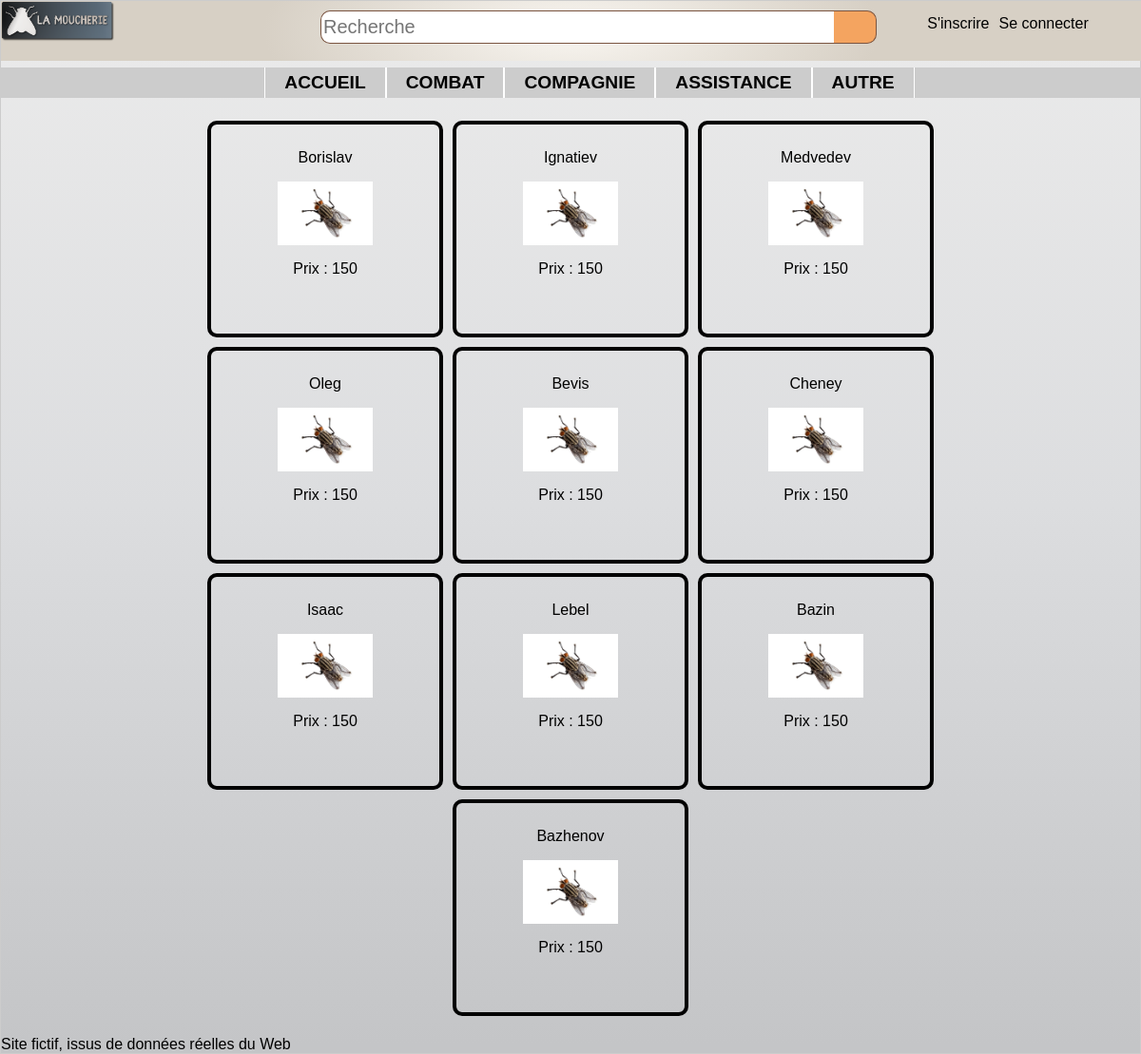
Screenshot of /controler/main.ctrl.php?cat=1 with the database file from the repository.
### tables this page shows
CREATE TABLE categorie (
	id INTEGER PRIMARY KEY,
	nom TEXT,
	pere INTEGER,
	FOREIGN KEY(pere) REFERENCES categorie(id)
);

CREATE TABLE article (
	ref INTEGER PRIMARY KEY,
	libelle TEXT,
	description TEXT,
	categorie INTEGER,
	prix REAL,
	image TEXT,
	FOREIGN KEY(categorie) REFERENCES categorie(id)
);

### controler/articles.ctrl.php (called while the page is built, shortened)
<?php
if (isset($_GET['cat']))
  $cat = $_GET['cat'];
else
  $cat = 0;
if (isset($_GET['ref'])){
  $ref = $_GET['ref'];
  if (isset($_GET['pred'])){
    $articles = $dao->prec($ref, $cat);
  }elseif (isset($_GET['next'])){
    $articles = $dao->next($ref, $cat);
  }
}else if ( $cat == 0){
  $articles = $dao->getBestArticle();
}else{
  $articles = $dao-> firstN($cat);
}
$next = $dao->next(end($articles)->ref, $cat);
include("../view/articles.view.php");
?>

### model/DAO.class.php (called while the page is built, shortened)
<?php
    $dao = new DAO();
    class DAO {
        private $db;
        function __construct() {
            try {
              $this->db = new PDO('sqlite:../data/db/lamoucherie.db');
            }
            catch (PDOException $e){
              die("erreur de connexion:".$e->getMessage());
            }
        }
        function firstN( int $cat) : array {
            if ($cat==0){
              $req = "SELECT * FROM article LIMIT 12";
            }else{
              if ($this->estUneCatPere($cat)==1){
                $req = "SELECT * FROM article WHERE categorie IN (select id FROM categorie WHERE pere=$cat) LIMIT 12";
              }else{
                $req = "SELECT * FROM article WHERE categorie=$cat LIMIT 12";
              }
            }
            $descripteur = $this->db->query($req);
            $result = $descripteur->fetchAll(PDO::FETCH_CLASS, 'Article');
            return $result;
        }
        function estUneCatPere(int $cat) : int {
          $req = "SELECT id FROM categorie WHERE id=$cat AND pere=id";
          $descripteur = $this->db->query($req);
          $estUneCatPere = $descripteur->fetchAll(PDO::FETCH_CLASS, 'Article');
          return sizeof($estUneCatPere);
        }
        function getAllCat() : array {
            $catPere = "SELECT * FROM categorie WHERE id=pere";
            $descripteur = $this->db->query($catPere);
            $resCatPere = $descripteur->fetchAll(PDO::FETCH_CLASS, 'Categorie');
            $resultat = array();
            foreach ($resCatPere as $key => $value) {
              $sousCatPere = "SELECT * FROM categorie WHERE pere=$value->id AND id!=pere";
              $descripteur = $this->db->query($sousCatPere);
              $resSousCatPere = $descripteur->fetchAll(PDO::FETCH_CLASS, 'Categorie');
              array_unshift($resSousCatPere, $value);
              $resultat[] = $resSousCatPere;
            }
            return $resultat;
        }
    }
    ?>

### view/articles.view.php (the view, shortened to what this page needs)
<?php
include("../view/header.php");
echo '<section class="articles">';
  $PATH = '../view/imgArticles/';
  foreach ($articles as $key => $article) {
    $img = $PATH.$article->image;
    echo"<a href=\"../controler/main.ctrl.php?cat=$cat&refArticle=$article->ref\">";
      echo '<article>';
        echo "<p>$article->libelle</p>";
        echo "<p><img src='$img' /></p>";
        echo "<p>Prix : $article->prix</p>";
      echo '</article>';
    echo"</a>";
  }
echo '</section>';
include("../view/footer.php");
?>

### view/header.php (shortened to what this page needs)
<html>
<head>
  <link rel="stylesheet" type="text/css" href="../view/design/style.css">
</head>
<body class="bridge">
  <header>
    <img src="../view/design/logo-moucherieTrans.png" alt="logo-moucherieTrans">
    <form class="formulaire" action="index.html" method="post">
      <input class="champ" type="text" placeholder="Recherche"/>
      <input class="bouton" type="button" value=" " />
    </form>
  </header>
  <nav class="connexion">
    <ul>
      <?php
          if ($userConnected){
            echo "<li>MON COMPTE";
              echo "<ul>";
                echo "<li><a href=\"../controler/main.ctrl.php?panier=1\">Mon panier</a></li>";
                echo "<li><a href=\"../controler/main.ctrl.php?infocompte=1\">Information compte</a></li>";
                if(  $_SESSION['statut'] == 'admin'){
                  echo "<li><a href=\"../controler/main.ctrl.php?admin=1\">Administration</a></li>";
                }
                echo "<li><a href=\"../controler/main.ctrl.php?deconnexion=1\">Déconnexion</a></li>";
              echo "</ul>";
            echo "</li>";
          }else{
            echo "<li><a href=\"../controler/main.ctrl.php?inscription=1\">S'inscrire</a></li>";
            echo "<li><form action=\"../controler/main.ctrl.php\" method=\"get\">Se connecter";
            echo "</form></li>";
          }
       ?>
    </ul>
  </nav>
  <nav class="menu">
    <ul>
      <li><a href="../controler/main.ctrl.php">accueil</a></li>
      <?php
        foreach ($listeCategorie as $key => $value) {
          if (sizeof($value)>1){
            $catPere = $value[0]->nom;
            $numCat = $value[0]->id;
            echo"<li><a href=\"../controler/main.ctrl.php?cat=$numCat\">$catPere</a>";
            echo"</li>";
          }else{
            $catPere = $value[0]->nom;
            $numCat = $value[0]->id;
            echo"<li><a href=\"../controler/main.ctrl.php?cat=$numCat\">$catPere</a></li>";
          }
        }
      ?>
    </ul>
  </nav>

### view/design/style.css (style rules this page uses)
.bridge { background-image: -webkit-linear-gradient(top, #EBEBEB 0%, #DCDDDF 48%, #C4C5C7 99%); background-image: linear-gradient(-180deg, #EBEBEB 0%, #DCDDDF 48%, #C4C5C7 99%); margin: 0px; }
body { font-family: HelveticaNeueW01-Thin,HelveticaNeueW02-Thin,HelveticaNeueW10-35Thin,sans-serif; margin: auto; border: 1px solid #CCC; box-shadow: 10px 10px 5px #888888; }
header { font-size:large; font-weight: bolder; width: 100%; border-left: none; border-right: none; margin: 0px; margin-top: 0px; padding: 0px; display: flex; position: fixed; justify-content: space-between; background-image: -webkit-radial-gradient(27% 185%, #F9F6F1 0%, #D7D0C5 100%); background-image: radial-gradient(27% 185%, #F9F6F1 0%, #D7D0C5 100%); }
.formulaire { display:flex; justify-content: flex-start; width: 50%; height: 35px; margin-top: 10px; margin-right: 22%; }
.formulaire .champ { width: 90%; height:35px; background-color: #ffff; border: solid 1px #7a5440; border-right: solid 0px; border-radius: 10px; border-top-right-radius: 0px; border-bottom-right-radius: 0px; font-family: arial, verdana, sans-serif; font-size: 20px; margin: 0px; padding: 2px; }
.formulaire .bouton { background-color: #F4A460; background-repeat: no-repeat; border-radius: 10px,10px,0px,0px; width: 45px; height: 100%; padding: 0px; margin: 0px; border-left: solid 0px; border-radius: 10px; border-top-left-radius: 0px; border-bottom-left-radius: 0px; vertical-align: top; border: solid 1px #7a5440; border-left: solid 0px; }
.connexion { width: 300px; height: auto; position: fixed; top : 0px; right: 10px; }
.connexion ul { list-style-type:none; display : flex; justify-content: center; }
.connexion ul li a { display: inline-block; margin-right: 10px; }
header img { width: 10%; height: 50%; }
.menu ul { background: #CCCCCC; font-size: 1.2em; list-style-type:none; display : flex; justify-content: center; margin-top : 70px; font-weight: bold; text-transform: uppercase; color : black; }
.menu ul li a { display: inline-block; padding:5px 20px; border-left: 1px solid white; border-right: 1px solid white; }
li a:link { text-decoration:none; color : black; }
section { display: flex; margin: auto; flex-wrap: wrap; justify-content :center; max-width: 840px; }
.articles a { width: 220px; height: 200px; border: 4px solid black; border-radius: 10px; padding:10px; margin : 5px; text-align: center; }
.articles a:link { text-decoration:none; color : black; }
.articles article img { width: 100px; }

### rows the page displays
categorie: nom "COMBAT"
categorie: nom "COMPAGNIE"
categorie: nom "ASSISTANCE"
categorie: nom "AUTRE"
article: libelle "Borislav", image (picture), prix "150"
article: libelle "Ignatiev", image (picture), prix "150"
article: libelle "Medvedev", image (picture), prix "150"
article: libelle "Oleg", image (picture), prix "150"
article: libelle "Bevis", image (picture), prix "150"
article: libelle "Cheney", image (picture), prix "150"
article: libelle "Isaac", image (picture), prix "150"
article: libelle "Lebel", image (picture), prix "150"
article: libelle "Bazin", image (picture), prix "150"
article: libelle "Bazhenov", image (picture), prix "150"
